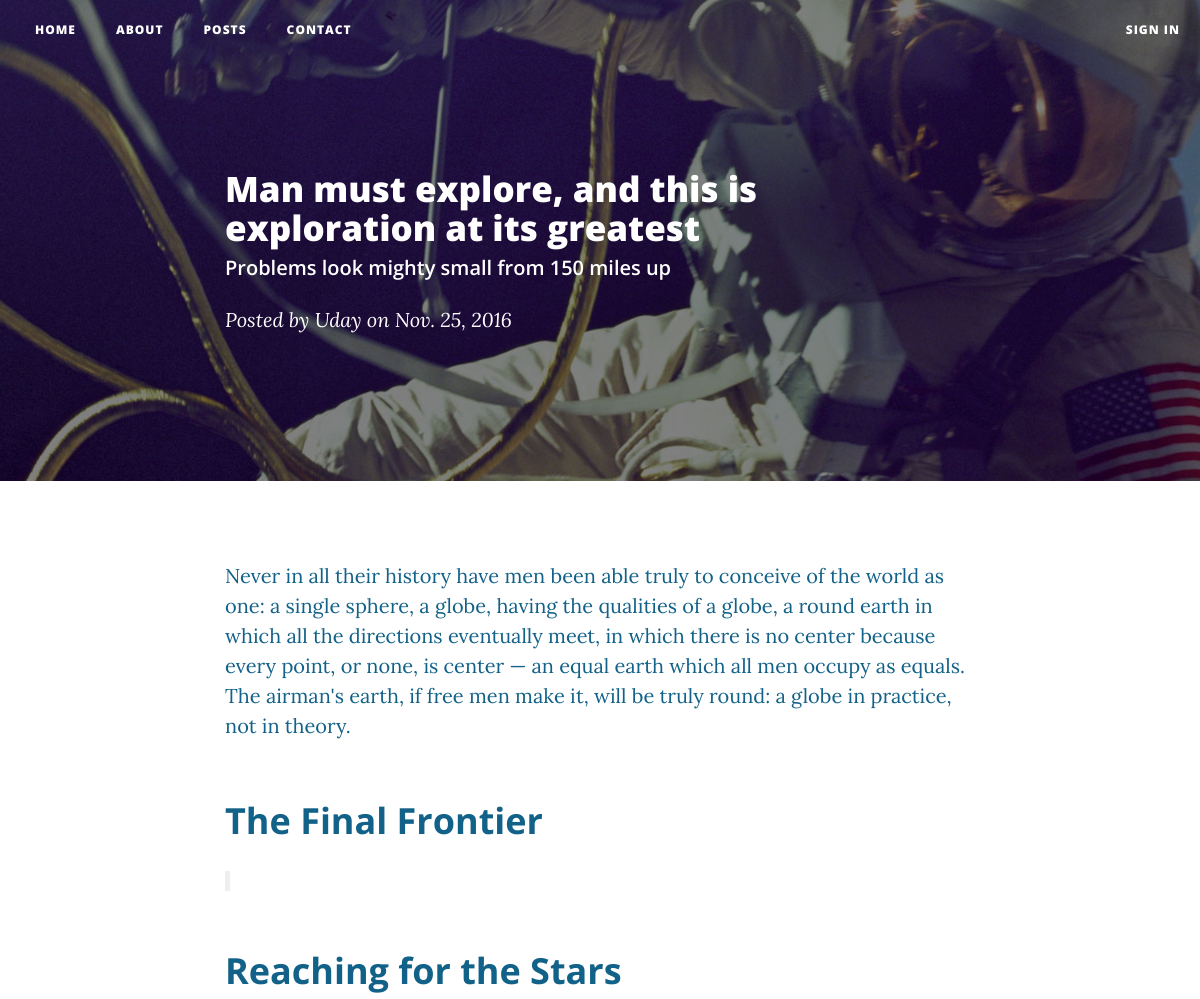
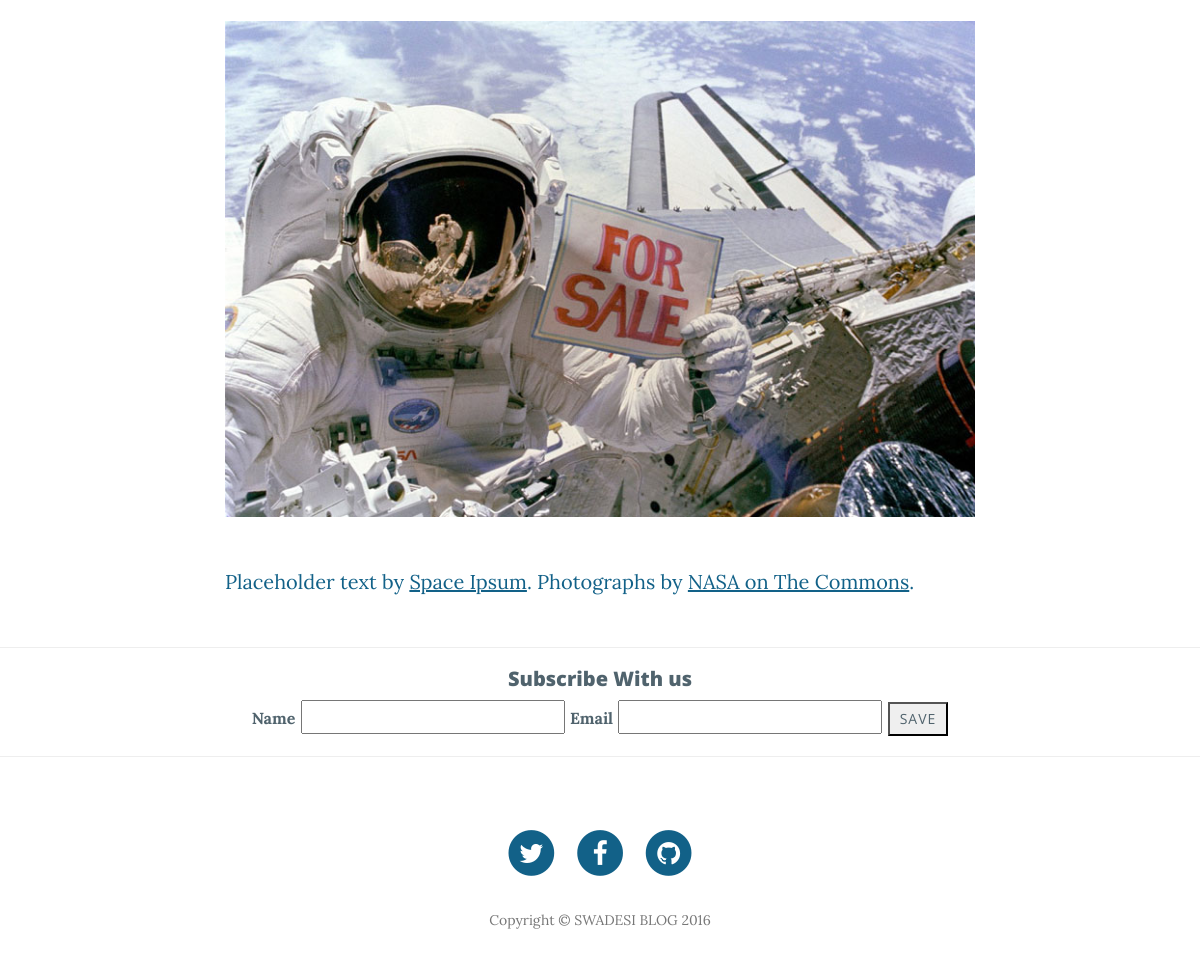
The app's page /post/1/ with its own data (2 pictures, top to bottom).
### blog/models.py (models this page shows, shortened)
class Blog(models.Model):
    title = models.CharField(max_length=255)
    subtitle = models.CharField(max_length=255)
    author = models.ForeignKey(Author)
    category = models.ForeignKey(Category)
    description = models.CharField(max_length=1000)
    posted = models.DateField(default=timezone.now)
    photo = models.ImageField("Photo", upload_to='images/blog/', default='', blank=True)

class Author(models.Model):
    firstname = models.CharField(max_length=64)
    lastname = models.CharField(max_length=64)
    email = models.EmailField()
    contact = models.CharField(max_length=15)
    exp = models.CharField(choices=POSITION, max_length=255)
    def __str__(self):
        return self.firstname

### blog/views.py (the view)
# urls.py: url(r'^post/(?P<pid>\d*)/$', post, name='post'),
def post(request, pid):
    bloglist = Blog.objects.get(id=pid)
    return render(request, 'post.html', {'bloglist': bloglist})

### templates/post.html (shortened to what this page needs)
{% extends 'base.html' %}
{% load staticfiles %}
{% block content %}
    <header class="intro-header" style="background-image: url('{% static 'img/post-bg.jpg' %}')">
        <div class="container">
            <div class="row">
                <div class="col-lg-8 col-lg-offset-2 col-md-10 col-md-offset-1">
                    <div class="post-heading">
                        <h1>{{ bloglist.title }}</h1>
                        <h2 class="subheading">{{ bloglist.subtitle }}</h2>
                        <span class="meta">Posted by <a href="#">{{ bloglist.author }}</a> on {{ bloglist.posted }}</span>
                    </div>
                </div>
            </div>
        </div>
    </header>
    <article>
        <div class="container">
            <div class="row">
                <div class="col-lg-8 col-lg-offset-2 col-md-10 col-md-offset-1">
                    <p>{{ bloglist.description }}</p>
                    <h2 class="section-heading">The Final Frontier</h2>
                    <blockquote></blockquote>
                    <h2 class="section-heading">Reaching for the Stars</h2>
                    <a href="#">
                        <img class="img-responsive" src="img/post-sample-image.jpg" alt="">
                    </a>
                    <span class="caption text-muted"></span>
                    <p>Placeholder text by <a href="http://spaceipsum.com/">Space Ipsum</a>. Photographs by <a href="https://www.flickr.com/photos/nasacommons/">NASA on The Commons</a>.</p>
                </div>
            </div>
        </div>
    </article>
    <hr>
{% endblock %}

### records on screen
Blog: title "Man must explore, and this is exploration at its greatest", subtitle "Problems look mighty small from 150 miles up", author "Uday", posted "Nov. 25, 2016", description "Never in all their history have men been able truly to conceive of the world as one: a single sphere, a globe, having the qualities of a globe, a round earth in which all the directions eventually meet, in which there is no center because every point, or none, is center — an equal earth which all men occupy as equals. The airman's earth, if free men make it, will be truly round: a globe in practice, not in theory."
